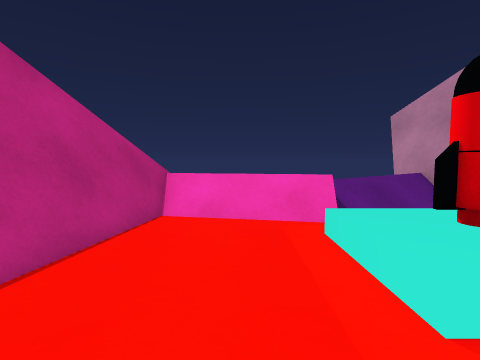
View 1 (above)

13 first-person views from a walk through a Unity game level. The camera is 1.3 m above the floor, tilts 4° down and sees 80° across. The floor is counted in squares, 1 m on a side. Each view is taken from the middle of a square. On the plan, view 1 faces up. The plan holds only what a view shows up to about 13 squares ahead; the rest is blank. The place goes on beyond the plan.

View 2
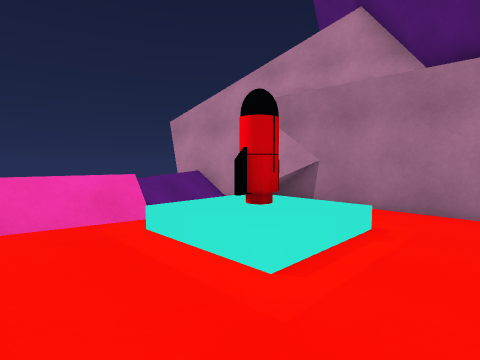

View 3
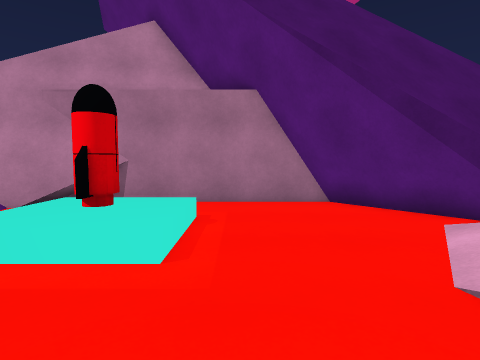

View 4
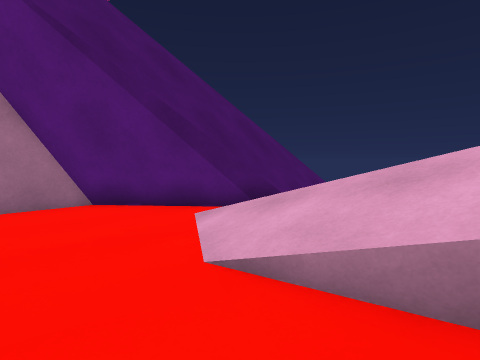

View 5
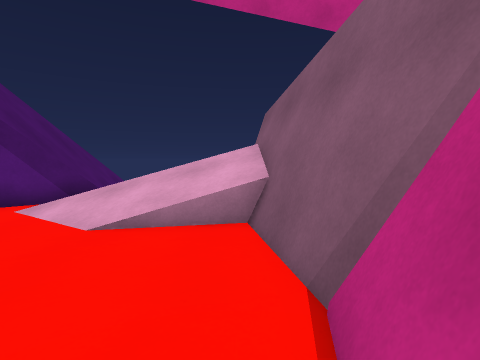

View 6
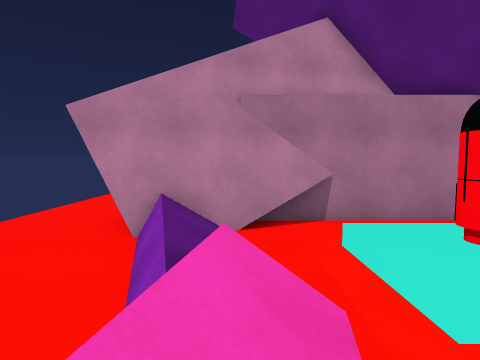

View 7
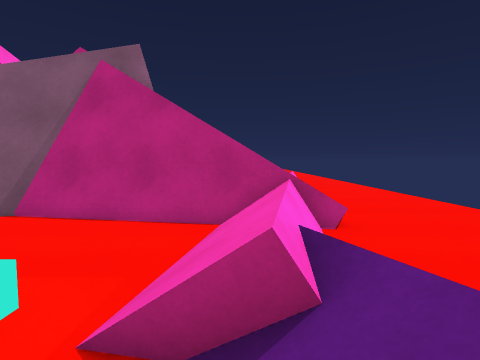

View 8
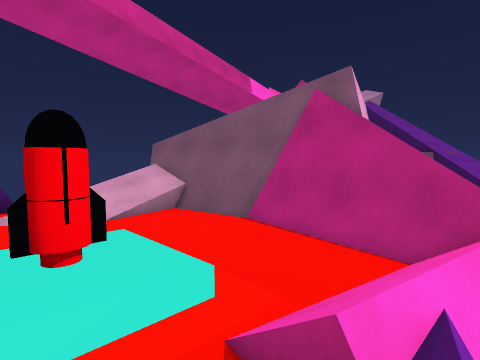

View 9
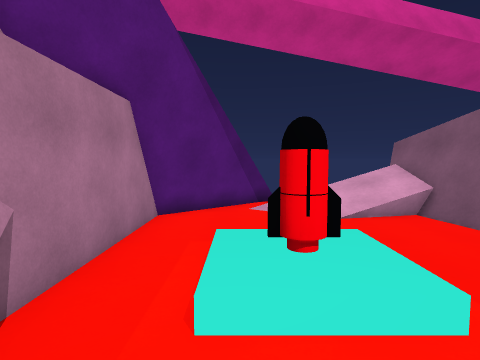

View 10
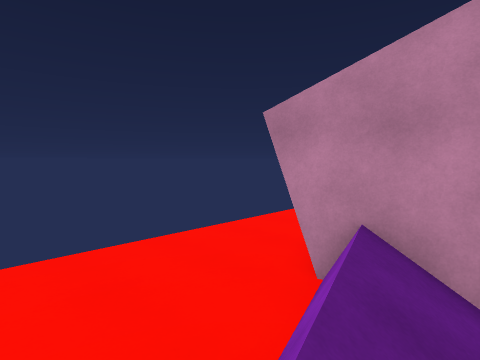

View 11
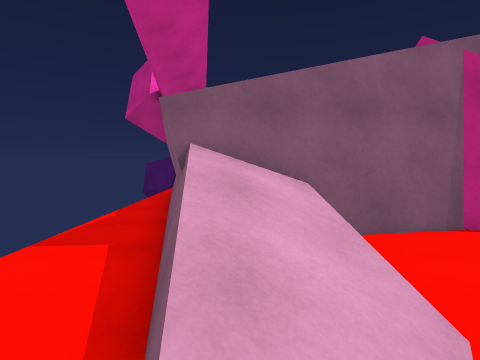

View 12
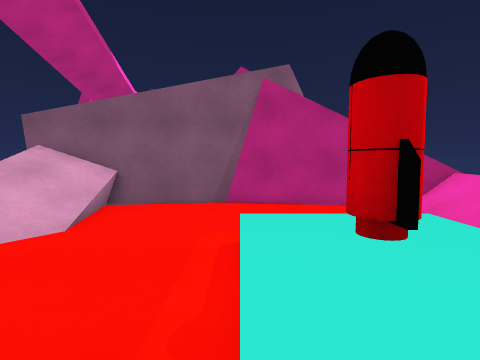

View 13
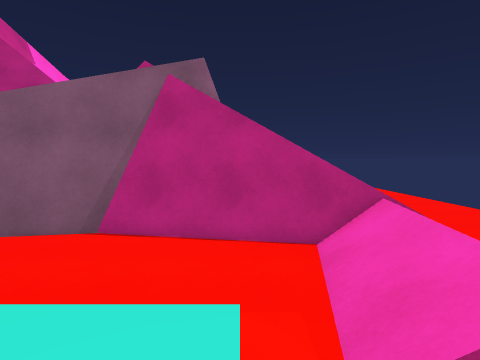

### Floor plan
Key: @ floor where view 1 was taken; # wall or solid block; . main floor; : floor 0.5 m higher than the main floor; / step, stairs or slope; = window, fence, low wall or low ledge; ^ raised ledge; v drop or lower ground; O other object.
Columns run from 5 left of view 1 to 9 right of it. Each row starts with its distance up from view 1.
 11 ^^^^^^^^^^^^^^^
 10 ^^^^^^^^^^^#
  9  = ^^^^^^^^#
  8    =/^^^///#
  7   ^#//////.##
  6   ##..//...##
  5   #=...///..#
  4   #....:O:..#
  3  ##....:O:..#
  2  ##....///..#
  1  ##.........#
  0   #..@......#
 -1   #........##
 -2   #/////..###
 -3   #//////###
 -4   ##vv/ ###
 -5   # ... ##
 -6         ##

Where each view was taken, in squares from view 1:
view 1: 0 up, 0 right, facing up
view 2: 0 up, 1 left, facing up-right
view 3: 1 up, 2 left, facing right
view 4: 1 up, 2 left, facing down-right
view 5: 4 up, 2 left, facing down
view 6: 7 up, 1 left, facing right
view 7: 7 up, 4 right, facing left
view 8: 8 up, 4 right, facing down-left
view 9: 8 up, 4 right, facing down
view 10: 7 up, 1 right, facing up-right
view 11: 3 down, 3 right, facing left
view 12: 2 up, 6 right, facing left
view 13: 5 up, 4 right, facing left
